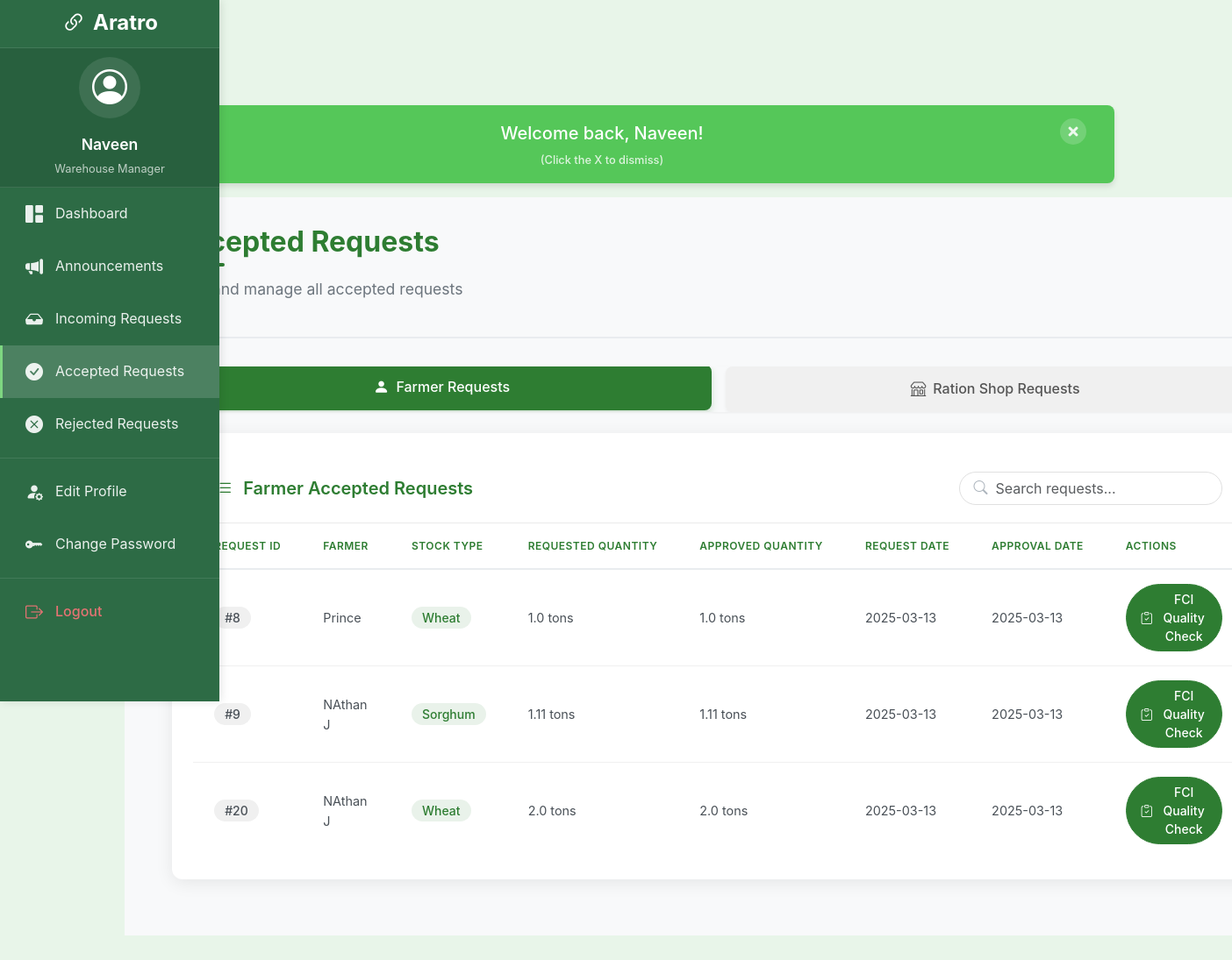
Screenshot of /warehouse/accepted_requests (signed in) with the database file from the repository.
### models.py (models this page shows, shortened)
class Warehouse(db.Model):
    id = db.Column(db.Integer, primary_key=True, autoincrement=True)
    user_id = db.Column(db.Integer, db.ForeignKey('user.id'), nullable=False)
    manager_name = db.Column(db.String(100), nullable=False)
    name = db.Column(db.String(100), nullable=False)
    location = db.Column(db.String(200))
    latitude = db.Column(db.Float)
    longitude = db.Column(db.Float)
    phone_number = db.Column(db.String(20))
    warehouse_type = db.Column(db.String(20))  # 'private' or 'government'
    capacity = db.Column(db.Float)  # in tons
    available_space = db.Column(db.Float)  # in tons
    eth_address = db.Column(db.String(42), unique=True, nullable=True)  # Ethereum address for blockchain
    stocks = db.relationship('Stock', backref='warehouse', lazy=True)

class User(UserMixin, db.Model):
    id = db.Column(db.Integer, primary_key=True, autoincrement=True)
    phone_number = db.Column(db.String(10), unique=True, nullable=False)  # Exactly 10 digits
    password_hash = db.Column(db.String(256), nullable=False)  # Increased length for secure hash
    role = db.Column(db.String(20), nullable=False)  # 'farmer', 'warehouse_manager', or 'ration_manager'
    eth_address = db.Column(db.String(42), unique=True, nullable=True)  # Ethereum address for blockchain
    farmer = db.relationship('Farmer', backref='user', lazy=True, uselist=False)
    warehouse = db.relationship('Warehouse', backref='user', lazy=True, uselist=False)

class StockRequest(db.Model):
    __tablename__ = 'stock_request'
    id = db.Column(db.Integer, primary_key=True, autoincrement=True)
    from_id = db.Column(db.Integer, db.ForeignKey('farmer.id'), nullable=False)  # Farmer's ID
    to_id = db.Column(db.Integer, db.ForeignKey('warehouse.id'), nullable=False)    # Warehouse's ID
    stock_id = db.Column(db.Integer, db.ForeignKey('stock.id'), nullable=False)
    request_date = db.Column(db.DateTime, default=datetime.utcnow)
    status = db.Column(db.String(20), default='pending')
    created_at = db.Column(db.DateTime, nullable=False, default=datetime.utcnow)
    updated_at = db.Column(db.DateTime, nullable=False, default=datetime.utcnow, onupdate=datetime.utcnow)
    blockchain_id = db.Column(db.Integer, nullable=True)  # ID on the blockchain
    blockchain_tx_hash = db.Column(db.String(66), nullable=True)  # Transaction hash on the blockchain
    farmer = db.relationship('Farmer', foreign_keys=[from_id], backref='stock_requests')
    warehouse = db.relationship('Warehouse', foreign_keys=[to_id], backref='received_requests')
    stock = db.relationship('Stock', backref='request')

class Farmer(db.Model):
    id = db.Column(db.Integer, primary_key=True, autoincrement=True)
    user_id = db.Column(db.Integer, db.ForeignKey('user.id'), nullable=False)
    name = db.Column(db.String(100), nullable=False)
    address = db.Column(db.String(200), nullable=False)
    aadhar_number = db.Column(db.String(12), unique=True, nullable=False)  # Exactly 12 digits
    phone_number = db.Column(db.String(10), nullable=False)  # Exactly 10 digits
    eth_address = db.Column(db.String(42), unique=True, nullable=True)  # Ethereum address for blockchain
    stocks = db.relationship('Stock', backref='farmer', lazy=True)

class Stock(db.Model):
    id = db.Column(db.Integer, primary_key=True, autoincrement=True)
    type = db.Column(db.String(100), nullable=False)
    quantity = db.Column(db.Float, nullable=False)
    requested_quantity = db.Column(db.Float, nullable=False)  # Original requested quantity
    status = db.Column(db.String(20), nullable=False, default='pending')  # pending, stored, rejected
    farmer_id = db.Column(db.Integer, db.ForeignKey('farmer.id'), nullable=False)
    warehouse_id = db.Column(db.Integer, db.ForeignKey('warehouse.id'), nullable=False)
    created_at = db.Column(db.DateTime, nullable=False, default=datetime.utcnow)
    updated_at = db.Column(db.DateTime, nullable=False, default=datetime.utcnow, onupdate=datetime.utcnow)
    blockchain_id = db.Column(db.Integer, nullable=True)  # ID on the blockchain
    blockchain_tx_hash = db.Column(db.String(66), nullable=True)  # Transaction hash on the blockchain

### routes.py (the view)
@warehouse_dashboard.route('/accepted_requests')
@login_required
def accepted_requests():
    if not current_user.is_authenticated or current_user.role != 'warehouse_manager':
        flash('You need to be logged in as a warehouse manager to access this page.', 'error')
        return redirect(url_for('auth.login'))
    warehouse = Warehouse.query.filter_by(user_id=current_user.id).first()
    if not warehouse:
        flash('Warehouse not found.', 'error')
        return redirect(url_for('main.index'))
    approved_requests = StockRequest.query.filter_by(to_id=warehouse.id, status='stored').all()
    ration_approved_requests = RationStockRequest.query.filter_by(warehouse_id=warehouse.id, status='approved').all()
    total_allocated_space = sum(stock.quantity for stock in warehouse.stocks if stock.status == 'stored')
    warehouse.available_space = warehouse.capacity - total_allocated_space
    return render_template('warehouse_accepted_requests.html',
                          warehouse=warehouse,
                          approved_requests=approved_requests,
                          ration_approved_requests=ration_approved_requests)

### templates/warehouse_accepted_requests.html (shortened to what this page needs)
{% extends "base.html" %}
{% block content %}
<div class="warehouse-dashboard">
    <div class="dashboard-container">
        <div class="dashboard-header">
            <div class="header-content">
                <h1 class="dashboard-title">Accepted Requests</h1>
                <p class="dashboard-subtitle">View and manage all accepted requests</p>
            </div>
        </div>
        <div class="request-tabs">
            <button id="farmer-tab" class="request-tab active">
                <i class="bi bi-person-fill"></i>
                Farmer Requests
            </button>
            <button id="ration-tab" class="request-tab">
                <i class="bi bi-shop"></i>
                Ration Shop Requests
            </button>
        </div>
        <div class="request-content active" id="farmer-content">
            <div class="card request-card">
                <div class="card-header">
                    <div class="d-flex justify-content-between align-items-center">
                        <h5 class="mb-0">
                            <i class="bi bi-list-check me-2"></i>
                            Farmer Accepted Requests
                        </h5>
                        <div class="search-container">
                            <input type="text" class="form-control search-input" id="farmerSearchInput" placeholder="Search requests...">
                            <i class="bi bi-search search-icon"></i>
                        </div>
                    </div>
                </div>
                <div class="card-body p-0">
                    <div class="table-responsive">
                        <table class="table custom-table">
                            <thead>
                                <tr>
                                    <th>REQUEST ID</th>
                                    <th>FARMER</th>
                                    <th>STOCK TYPE</th>
                                    <th>REQUESTED QUANTITY</th>
                                    <th>APPROVED QUANTITY</th>
                                    <th>REQUEST DATE</th>
                                    <th>APPROVAL DATE</th>
                                    <th>ACTIONS</th>
                                </tr>
                            </thead>
                            <tbody>
                                {% for request in approved_requests %}
                                {% if request.stock and request.farmer %}
                                <tr>
                                    <td><span class="id-badge">#{{ request.id }}</span></td>
                                    <td>{{ request.farmer.name }}</td>
                                    <td><span class="stock-type">{{ request.stock.type }}</span></td>
                                    <td>{{ request.stock.requested_quantity }} tons</td>
                                    <td>{{ request.stock.quantity }} tons</td>
                                    <td>{{ request.request_date.strftime('%Y-%m-%d') }}</td>
                                    <td>{{ request.updated_at.strftime('%Y-%m-%d') }}</td>
                                    <td>
                                        <button class="btn btn-primary btn-sm action-btn" onclick="showFCIQualityCheck('{{ request.id }}')">
                                            <i class="bi bi-clipboard-check"></i>
                                            FCI Quality Check
                                        </button>
                                    </td>
                                </tr>
                                {% endif %}
                                {% endfor %}
                            </tbody>
                        </table>
                    </div>
                </div>
            </div>
        </div>
    </div>
</div>
{% block scripts %}
<link href="https://cdn.jsdelivr.net/npm/bootstrap@5.3.0/dist/css/bootstrap.min.css" rel="stylesheet">
<link rel="stylesheet" href="https://cdn.jsdelivr.net/npm/bootstrap-icons@1.11.1/font/bootstrap-icons.css">
{% endblock %}
{% endblock %}

### templates/base.html (shortened to what this page needs)
<!DOCTYPE html>
<html lang="en">
<head>
    <link rel="stylesheet" href="https://cdnjs.cloudflare.com/ajax/libs/font-awesome/5.15.4/css/all.min.css">
    <link rel="stylesheet" href="{{ url_for('static', filename='css/style.css') }}">
    <link rel="stylesheet" href="https://cdn.jsdelivr.net/npm/bootstrap-icons@1.11.1/font/bootstrap-icons.css">
</head>
<body>
    <div class="main-container {% if current_user.is_authenticated and current_user.role == 'farmer' %}no-navbar{% endif %}">
        {% if current_user.is_authenticated and current_user.role != 'farmer' %}
        <div class="sidebar-wrapper" id="mainSidebar">
            <div class="sidebar-header" style="display: flex; justify-content: center; align-items: center; width: 100%; padding: 10px 0;">
                <h5 class="sidebar-brand">
                    <a href="{{ url_for('main.index') }}" class="brand-link">
                        <i class="bi bi-link-45deg"></i>
                        Aratro
                    </a>
                </h5>
            </div>
            <div class="user-info" style="display: flex; flex-direction: column; align-items: center; justify-content: center; width: 100%; padding: 10px 0;">
                <div class="user-avatar">
                    <i class="bi bi-person-circle"></i>
                </div>
                <div class="user-details">
                    <span class="user-name">
                    {% if current_user.role == 'warehouse_manager' and user_warehouse %}
                        {{ user_warehouse.manager_name }}
                    {% elif current_user.role == 'admin' %}
                        Administrator
                    {% elif current_user.role == 'ration_shop' and shop %}
                        {{ shop.name }}
                    {% else %}
                        {{ current_user.role|replace('_', ' ')|title }}
                    {% endif %}
                    </span>
                    <span class="user-role">{{ current_user.role|replace('_', ' ')|title }}</span>
                </div>
            </div>
            <div class="sidebar-menu">
                <ul>
                    {% if current_user.role == 'warehouse_manager' %}
                    <li>
                        <a href="{{ url_for('warehouse_dashboard.warehouse_home') }}" class="{% if request.endpoint == 'warehouse_dashboard.warehouse_home' %}active{% endif %}">
                            <i class="bi bi-grid-1x2-fill"></i>
                            <span>Dashboard</span>
                        </a>
                    </li>
                    <li>
                        <a href="{{ url_for('warehouse_dashboard.view_announcements') }}" class="{% if request.endpoint == 'warehouse_dashboard.view_announcements' %}active{% endif %}">
                            <i class="bi bi-megaphone-fill"></i>
                            <span>Announcements</span>
                        </a>
                    </li>
                    <li>
                        <a href="{{ url_for('warehouse_dashboard.respond_to_request') }}" class="{% if request.endpoint == 'warehouse_dashboard.respond_to_request' %}active{% endif %}">
                            <i class="bi bi-inbox-fill"></i>
                            <span>Incoming Requests</span>
                        </a>
                    </li>
                    <li>
                        <a href="{{ url_for('warehouse_dashboard.accepted_requests') }}" class="{% if request.endpoint == 'warehouse_dashboard.accepted_requests' %}active{% endif %}">
                            <i class="bi bi-check-circle-fill"></i>
                            <span>Accepted Requests</span>
                        </a>
                    </li>
                    <li>
                        <a href="{{ url_for('warehouse_dashboard.rejected_requests') }}" class="{% if request.endpoint == 'warehouse_dashboard.rejected_requests' %}active{% endif %}">
                            <i class="bi bi-x-circle-fill"></i>
                            <span>Rejected Requests</span>
                        </a>
                    </li>
                    <li class="sidebar-divider"></li>
                    <li>
                        <a href="{{ url_for('auth.edit_profile') }}" class="{% if request.endpoint == 'auth.edit_warehouse_profile' %}active{% endif %}">
                            <i class="bi bi-person-fill-gear"></i>
                            <span>Edit Profile</span>
                        </a>
                    </li>
                    <li>
                        <a href="{{ url_for('auth.change_password') }}" class="{% if request.endpoint == 'auth.change_password' %}active{% endif %}">
                            <i class="bi bi-key-fill"></i>
                            <span>Change Password</span>
                        </a>
                    </li>
                    {% endif %}
                    <li class="sidebar-divider"></li>
                    <li>
                        <a href="{{ url_for('auth.logout') }}" class="logout-item">
                            <i class="bi bi-box-arrow-right"></i>
                            <span>Logout</span>
                        </a>
                    </li>
                </ul>
            </div>
        </div>
        {% endif %}
        <div class="content-area {% if (current_user.is_authenticated and current_user.role != 'farmer') or (not current_user.is_authenticated and 'register' not in request.endpoint and request.endpoint != 'main.index') %}with-sidebar{% endif %}">
            {% if current_user.is_authenticated and current_user.role != 'farmer' %}
            <div class="welcome-banner" id="welcomeBanner">
                <div class="welcome-banner-content">
                    {% if current_user.role == 'warehouse_manager' and user_warehouse %}
                        Welcome back, {{ user_warehouse.manager_name }}!
                    {% elif current_user.role == 'admin' %}
                        Welcome back, Administrator!
                    {% else %}
                        Welcome back, {{ current_user.role|replace('_', ' ')|title }}!
                    {% endif %}
                    <span class="banner-hint">(Click the X to dismiss)</span>
                </div>
                <button type="button" class="close-banner-btn" aria-label="Close" id="closeBannerBtn">
                    <i class="fas fa-times"></i>
                </button>
            </div>
            {% endif %}
            {% block content %}{% endblock %}
        </div>
    </div>
    {% block scripts %}{% endblock %}
</body>
</html>

### rows the page displays
Warehouse: manager_name "Naveen"
User: role "Warehouse Manager"
StockRequest: id "8", farmer.name "Prince", stock.type "Wheat", stock.requested_quantity "1.0", stock.quantity "1.0", request_date "2025-03-13", updated_at "2025-03-13"
StockRequest: id "9", farmer.name "NAthan J", stock.type "Sorghum", stock.requested_quantity "1.11", stock.quantity "1.11", request_date "2025-03-13", updated_at "2025-03-13"
StockRequest: id "20", farmer.name "NAthan J", stock.type "Wheat", stock.requested_quantity "2.0", stock.quantity "2.0", request_date "2025-03-13", updated_at "2025-03-13"
